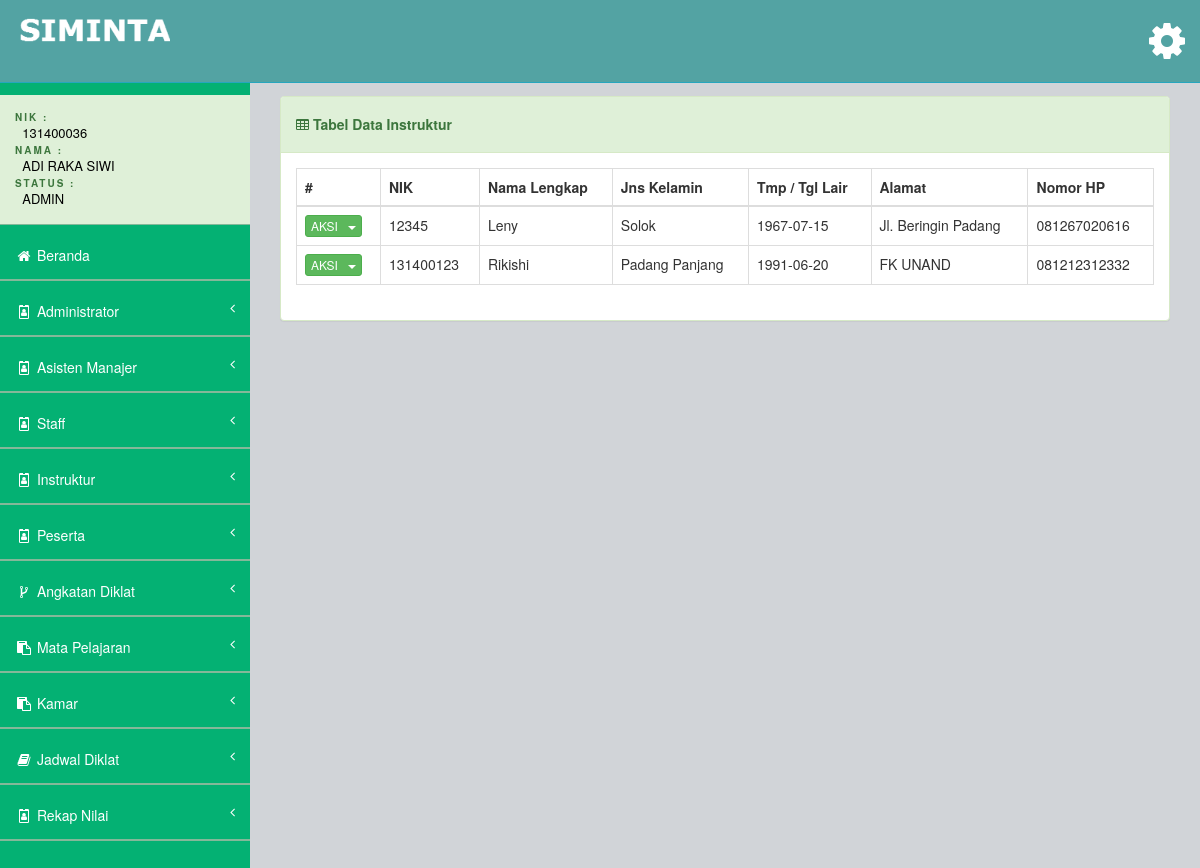
Before: /views/admin/main.php?page=lihat-instruktur (signed in) with the older database file.
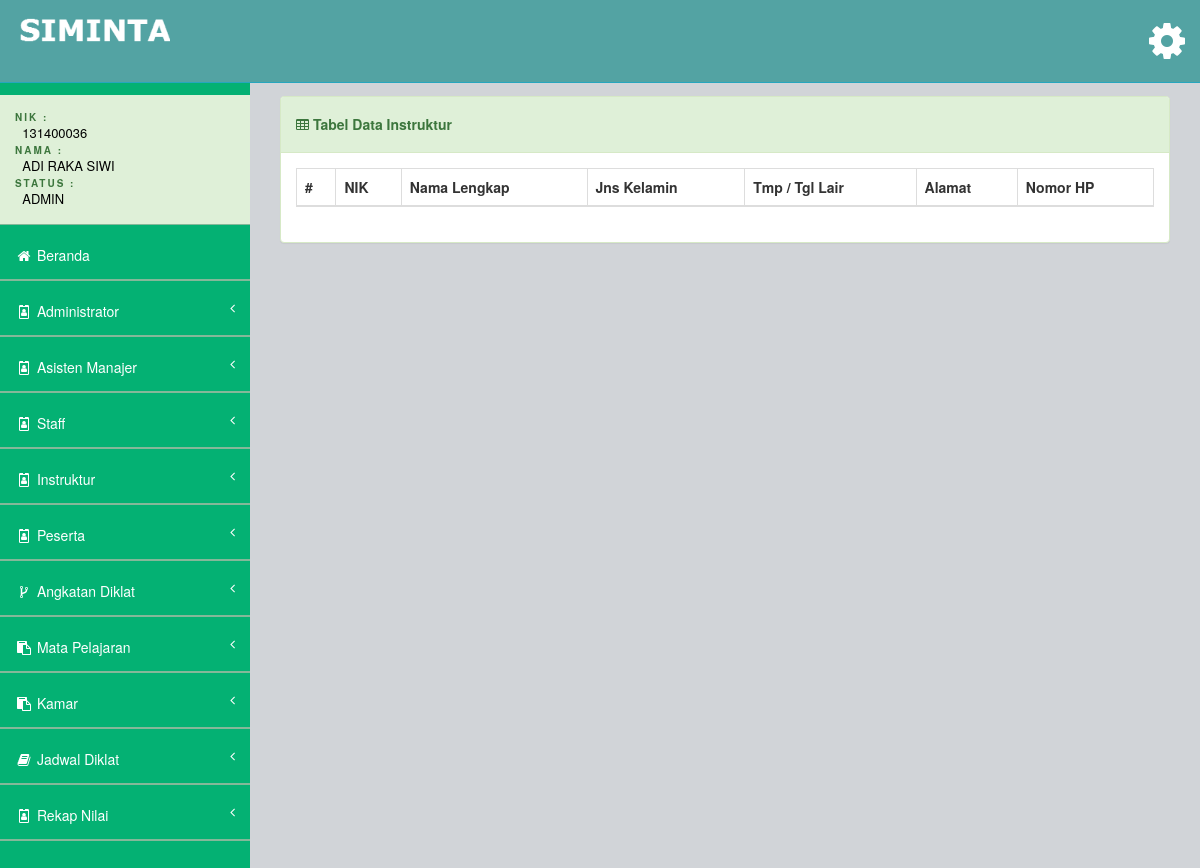
After: the same page with the newer database file.
### tables this page shows
CREATE TABLE `tb_detail_instruktur` (
  `id` int(11) NOT NULL AUTO_INCREMENT,
  `user_akun_id` int(11) NOT NULL,
  `nik` varchar(50) NOT NULL,
  `nama` varchar(50) NOT NULL,
  `jekel` enum('Laki-Laki','Perempuan') NOT NULL,
  `nomor_hp` varchar(12) NOT NULL,
  `tempat_lahir` varchar(50) NOT NULL,
  `tgl_lahir` date NOT NULL,
  `alamat` varchar(100) NOT NULL,
  PRIMARY KEY (`id`),
  KEY `user_akun_id` (`user_akun_id`),
  CONSTRAINT `tb_detail_instruktur_ibfk_1` FOREIGN KEY (`user_akun_id`) REFERENCES `tb_user_akun` (`id`)
);

### views/admin/input_instruktur/lihat-biodata-instruktur.php (the view, shortened to what this page needs)
<div class="row">
    <div class="col-md-12">
        <div class="panel panel-success">
            <div class="panel-heading">
                <h5><strong><i class="fa fa-table"></i>&nbsp;Tabel Data Instruktur</strong></h5>
            </div>
            <div class="panel-body">
                <div class="">
                    <table class="table table-bordered table-hover my-datatable">
                        <thead>
                            <tr>
                                <th>#</th>
                                <th>NIK</th>
                                <th>Nama Lengkap</th>
                                <th>Jns Kelamin</th>
                                <th>Tmp / Tgl Lair</th>
                                <th>Alamat</th>
                                <th>Nomor HP</th>
                            </tr>
                        </thead>
                        <tbody>
                            <?php
                                $sql = "SELECT * FROM tb_detail_instruktur";
                                $proses = mysqli_query($conn, $sql);
                                while ($data = mysqli_fetch_assoc($proses))
                                {
                            ?>
                                <tr>
                                    <td>
                                        <div class="dropdown">
                                        <button class="btn btn-success btn-xs dropdown-toggle" type="button" data-toggle="dropdown">
                                                AKSI &nbsp;
                                                <span class="caret"></span>
                                            </button>
                                        </div>
                                    </td>
                                    <td><?php echo $data["nik"] ?></td>
                                    <td><?php echo $data["nama"] ?></td>
                                    <td><?php echo $data["tempat_lahir"] ?></td>
                                    <td><?php echo $data["tgl_lahir"] ?></td>
                                    <td><?php echo $data["alamat"] ?></td>
                                    <td><?php echo $data["nomor_hp"] ?></td>
                                </tr>
                            <?php
                                }
                            ?>
                        </tbody>
                    </table>
                </div>
            </div>
        </div>
    </div>
</div>

Changed rows visible on the page:
removed tb_detail_instruktur: nik "12345", nama "Leny", tempat_lahir "Solok", tgl_lahir "1967-07-15", alamat "Jl. Beringin Padang", nomor_hp "081267020616"
removed tb_detail_instruktur: nik "131400123", nama "Rikishi", tempat_lahir "Padang Panjang", tgl_lahir "1991-06-20", alamat "FK UNAND", nomor_hp "081212312332"
